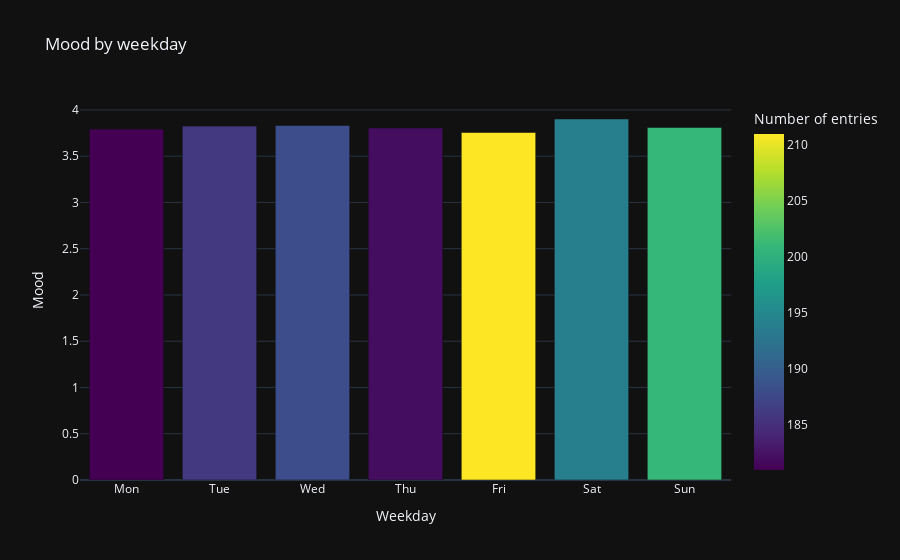

This figure's notebook cell:
### Code cell
df.by_time_bar_plot('weekday')

### Figure 1 — Plotly figure (JSON) as saved in the notebook; plotly's stock layout.template omitted (floating-point values rounded to 4 significant figures)
{"data": [{"alignmentgroup": "True", "hovertemplate": "Weekday=%{x}<br>Mood=%{y}<br>Number of entries=%{marker.color}<extra></extra>", "legendgroup": "", "marker": {"color": [201, 194, 211, 182, 188, 186, 181], "coloraxis": "coloraxis", "pattern": {"shape": ""}}, "name": "", "offsetgroup": "", "orientation": "v", "showlegend": false, "textposition": "auto", "type": "bar", "x": [6, 5, 4, 3, 2, 1, 0], "xaxis": "x", "y": [3.811, 3.902, 3.756, 3.805, 3.832, 3.825, 3.793], "yaxis": "y"}], "layout": {"barmode": "relative", "coloraxis": {"colorbar": {"title": {"text": "Number of entries"}}, "colorscale": [[0, "#440154"], [0.1111, "#482878"], [0.2222, "#3e4989"], [0.3333, "#31688e"], [0.4444, "#26828e"], [0.5556, "#1f9e89"], [0.6667, "#35b779"], [0.7778, "#6ece58"], [0.8889, "#b5de2b"], [1, "#fde725"]]}, "legend": {"tracegroupgap": 0}, "title": {"text": "Mood by weekday"}, "xaxis": {"anchor": "y", "domain": [0, 1], "dtick": 1, "tickmode": "array", "ticktext": ["Mon", "Tue", "Wed", "Thu", "Fri", "Sat", "Sun"], "tickvals": [0, 1, 2, 3, 4, 5, 6], "title": {"text": "Weekday"}}, "yaxis": {"anchor": "x", "domain": [0, 1], "title": {"text": "Mood"}}}}
